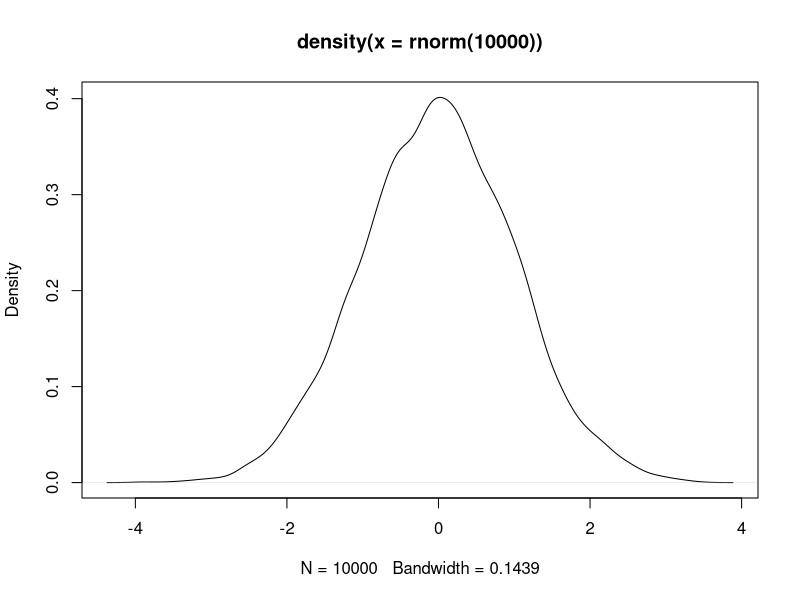

The R script that drew this image:
## ---- chunk 1
plot(density(rnorm(10000)))
